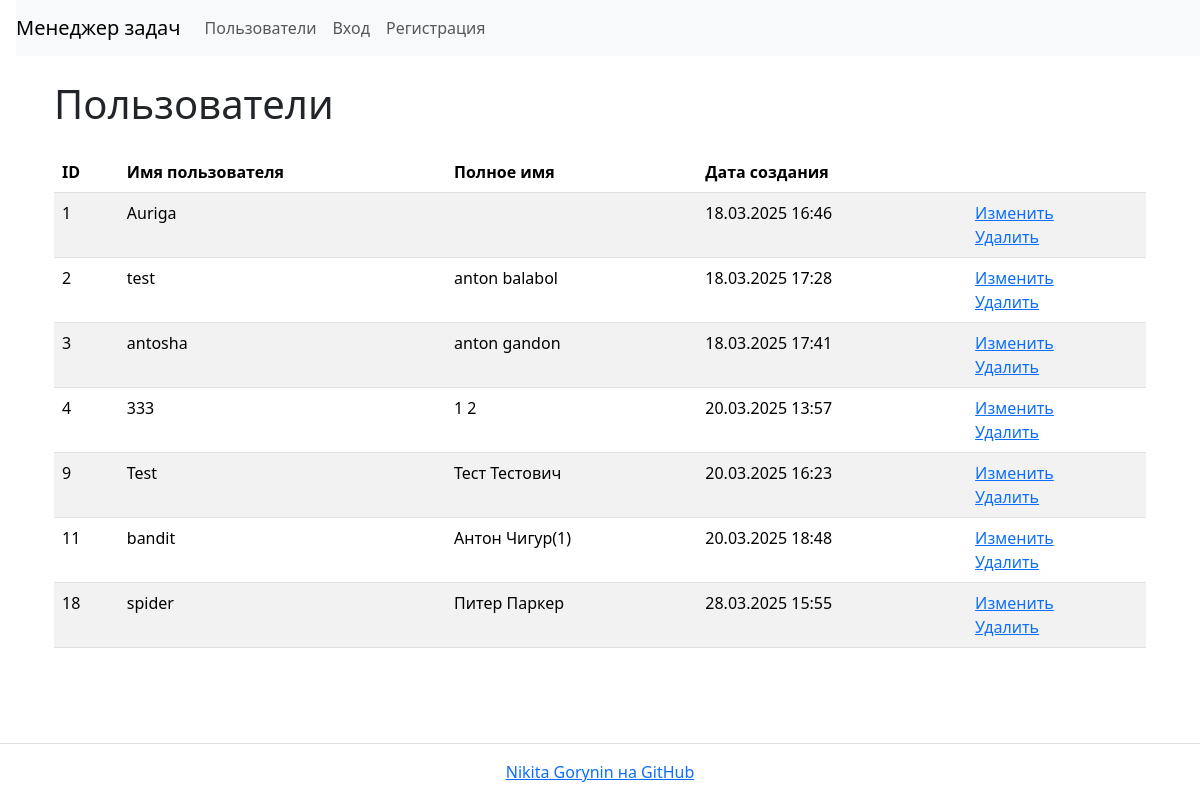
/users/, run on the app's committed database.
### task_manager/users/models.py (models this page shows, shortened)
class User(AbstractUser):
    first_name = models.CharField(max_length=150)
    last_name = models.CharField(max_length=150)

### task_manager/users/views.py (the view)
# urls.py: path('', UsersListView.as_view(), name='users'),
class UsersListView(ListView):
    template_name = 'users/list.html'
    model = User
    context_object_name = 'users'

### task_manager/templates/users/list.html
{% extends "base.html" %}
{% block content %}
<div class="container wrapper flex-grow-1">
    <h1 class="my-4">Пользователи</h1>
    <table class="table table-striped">
        <thead>
            <tr>
                <th>ID</th>
                <th>Имя пользователя</th>
                <th>Полное имя</th>
                <th>Дата создания</th>
                <th></th>
            </tr>
        </thead>
        <tbody>
            {% if users %}
                {% for user in users %}
                    <tr>
                        <td>{{ user.id }}</td>
                        <td>{{ user.username }}</td>
                        <td>{{ user.first_name }} {{ user.last_name }}</td>
                        <td>{{ user.date_joined|date:"d.m.Y H:i" }}</td>
                        <td>
                          <a href="{% url 'user_update' user.id %}">Изменить</a>
                          <br>
                          <a href="{% url 'user_delete' user.id %}">Удалить</a>
                        </td>
                    </tr>
                {% endfor %}
            {% endif %}
        </tbody>
    </table>
</div>
{% endblock %}

### data on the page
User: id "1", username "Auriga", date_joined "18.03.2025 16:46"
User: id "2", username "test", first_name "anton", last_name "balabol", date_joined "18.03.2025 17:28"
User: id "3", username "antosha", first_name "anton", last_name "gandon", date_joined "18.03.2025 17:41"
User: id "4", username "333", first_name "1", last_name "2", date_joined "20.03.2025 13:57"
User: id "9", username "Test", first_name "Тест", last_name "Тестович", date_joined "20.03.2025 16:23"
User: id "11", username "bandit", first_name "Антон", last_name "Чигур(1)", date_joined "20.03.2025 18:48"
User: id "18", username "spider", first_name "Питер", last_name "Паркер", date_joined "28.03.2025 15:55"
